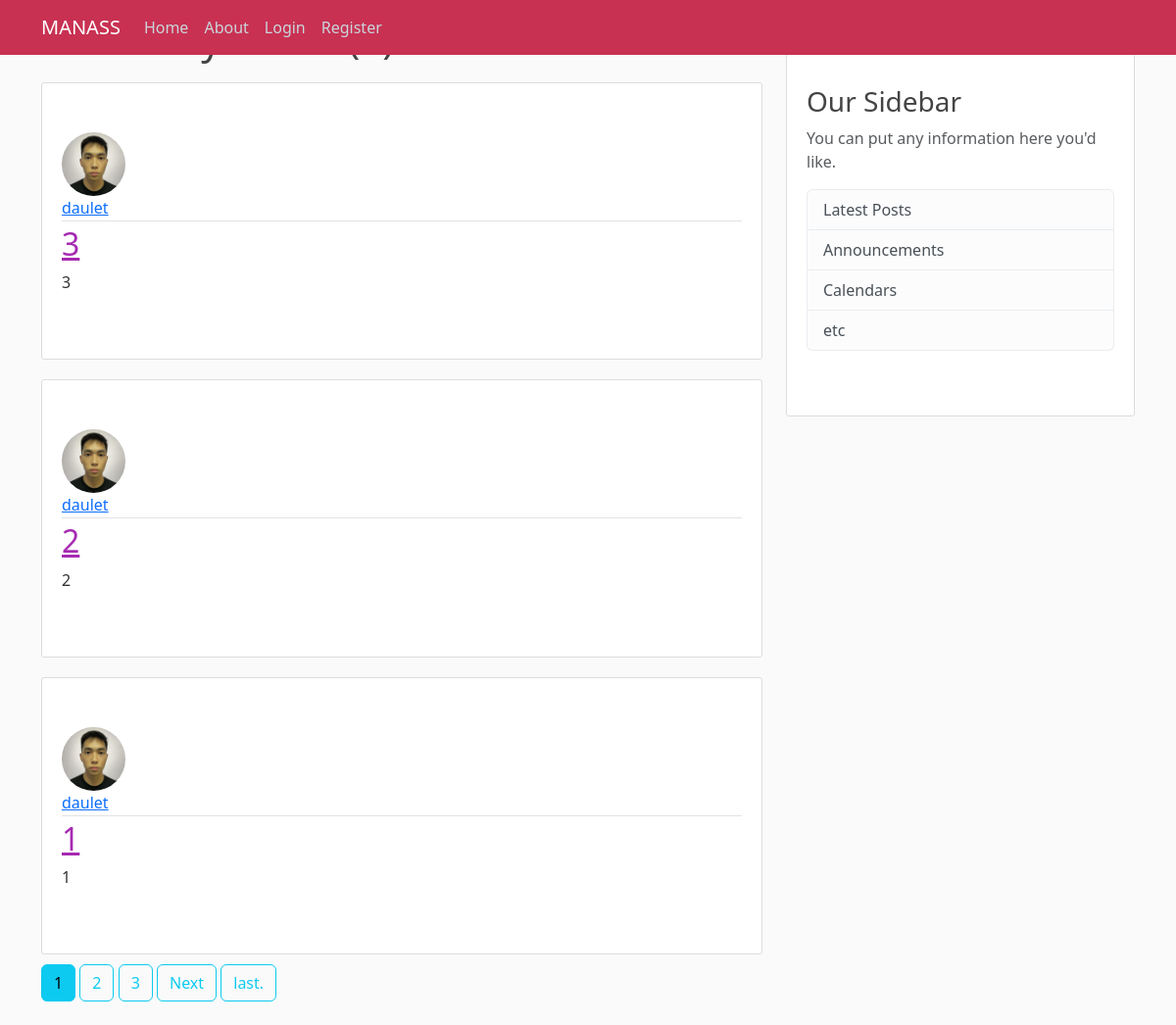
/user/daulet, run on the app's committed database.
### blog/models.py (models this page shows, shortened)
class Post (models.Model):
    title = models.CharField(max_length=30)
    content = models.TextField()
    date = models.DateTimeField(default=timezone.now)
    author = models.ForeignKey(User , on_delete=models.CASCADE)

### users/models.py (models this page shows, shortened)
class Profile(models.Model):
    user = models.OneToOneField(User , on_delete=models.CASCADE)
    image = models.ImageField(default='default.jpg' , upload_to='profile_pics')

### blog/views.py (the view)
# urls.py: path('user/<str:username>', UserPostListView.as_view(), name= "user-posts"),
class UserPostListView(ListView):
    model = Post
    template_name = 'blog/user_posts.html'
    context_object_name = 'posts'
    paginate_by = 3
    def get_queryset(self):
        user = get_object_or_404(User , username = self.kwargs.get('username'))
        return Post.objects.order_by('-date').filter(author=user)

### blog/templates/blog/user_posts.html (shortened to what this page needs)
{% extends "blog/base.html" %}
{% block content %}
    <h1 class="mb-3">Posted by {{view.kwargs.username}}({{page_obj.paginator.count}})</h1>
  {% for post in posts %}
  <article  class="media content-section">
    <img class="rounded-circle article-img " src = "{{post.author.profile.image.url}}">
      <div class="media-body">
        <div class="article-metadata">
          <a class="mr-2" href="{%url 'user-posts' post.author.username%}">{{ post.author }}</a>
        </div>
        <h2><a class="article-title" href="{% url 'post-detail' post.id %}">{{ post.title }}</a></h2>
        <p class="article-content">{{ post.content }}</p>
      </div>
    </article>
    {% endfor %}
    {% if is_paginated %}
      {%for num in page_obj.paginator.page_range%}
        {%if page_obj.number == num %}
        <a class="btn btn-info mb-4" href="?page={{num}}">{{num}}</a>
        {% elif num > page_obj.number|add:'-3' and num < page_obj.number|add:'3' %}
        <a class="btn btn-outline-info mb-4" href="?page={{num}}">{{num}}</a>
        {%endif%}
      {%endfor%}
      {%if page_obj.has_next %}
      <a class="btn btn-outline-info mb-4" href="?page={{page_obj.next_page_number}}">Next</a>
      <a class="btn btn-outline-info mb-4" href="?page={{page_obj.paginator.num_pages}}">last.</a>
  {%endif%}
    {%endif%}
{% endblock content %}

### blog/static/blog/main.css (style rules this page uses)
body { background: #fafafa; color: #333333; margin-top: 1rem; }
h1, h2, h3, h4, h5, h6 { color: #444444; }
.content-section { background: #ffffff; padding: 50px 20px; border: 1px solid #dddddd; border-radius: 3px; margin-bottom: 10px; margin-top: 20px; }
.article-title { color: #a62ab2; }
.article-content { white-space: pre-line; }
.article-img { height: 65px; width: 65px; margin-right: 16px; }
.article-metadata { padding-bottom: 1px; margin-bottom: 4px; border-bottom: 1px solid #e3e3e3 }

### data on the page
Post: author.profile.image (picture), author "daulet", title "3", content "3"
Post: author.profile.image (picture), author "daulet", title "2", content "2"
Post: author.profile.image (picture), author "daulet", title "1", content "1"

### other printed values
{{ num }} "1"
{{ num }} "2" "3"
